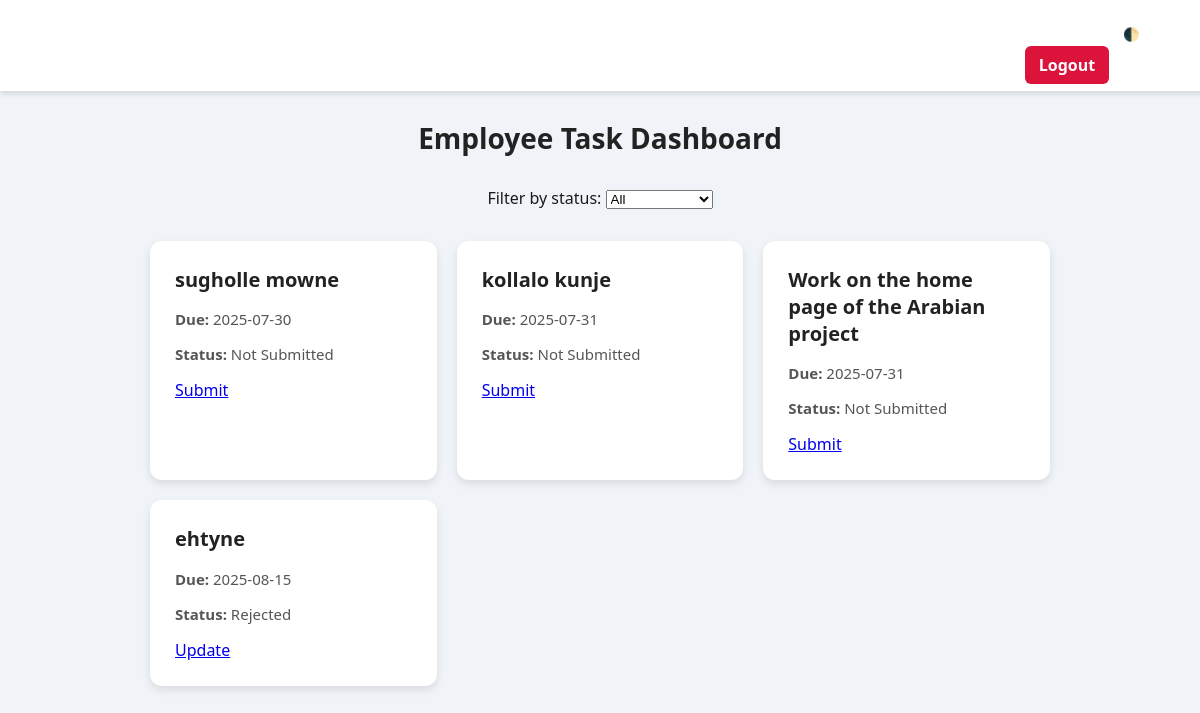
The app's page /employee_tasks.php (signed in) with its own data.
### tables this page shows
CREATE TABLE `tasks` (
  `id` int(11) NOT NULL,
  `title` varchar(200) NOT NULL,
  `description` text NOT NULL,
  `assigned_to` int(11) NOT NULL,
  `due_date` date NOT NULL,
  `created_at` timestamp NOT NULL DEFAULT current_timestamp(),
  `file_path` varchar(255) DEFAULT NULL
);

CREATE TABLE `submissions` (
  `id` int(11) NOT NULL,
  `task_id` int(11) NOT NULL,
  `user_id` int(11) NOT NULL,
  `file_path` varchar(255) NOT NULL,
  `submitted_at` timestamp NOT NULL DEFAULT current_timestamp(),
  `status` enum('pending','accepted','rejected','modify') DEFAULT 'pending',
  `version` int(11) DEFAULT 1,
  `file_type` varchar(20) DEFAULT NULL,
  `file_size` int(11) DEFAULT NULL,
  `comment_text` text DEFAULT NULL,
  `new_due_date` date DEFAULT NULL
);

### employee_tasks.php (the view, shortened to what this page needs)
<?php
require 'db.php';
$user_id = $_SESSION['user_id'];
$filter = $_GET['status'] ?? 'all';
$sql = "
  SELECT t.id, t.title, t.description, t.due_date, t.file_path,
         s.status, s.file_path AS submission_file, s.submitted_at,
         s.comment_text, s.new_due_date
  FROM tasks t
  LEFT JOIN submissions s ON t.id = s.task_id AND s.user_id = ?
  WHERE t.assigned_to = ?
";
$params = [$user_id, $user_id];
$sql .= " ORDER BY t.due_date ASC";
$stmt = $pdo->prepare($sql);
$stmt->execute($params);
$tasks = $stmt->fetchAll();
?>
<!DOCTYPE html>
<html data-theme="light">
<head>
  <link rel="stylesheet" href="style.css">
</head>
<body>
  <div class="navbar">
    <a href="employee_dashboard.php" class="navbar-logo" style="color: white">WorkHub</a>
    <div>
      <button id="theme-toggle">🌓</button>
      <a href="logout.php" class="logout-btn">Logout</a>
    </div>
  </div>
  <div class="admin-dashboard">
    <h1>Employee Task Dashboard</h1>
    <form method="GET" style="margin-bottom: 2em;">
      <label for="status">Filter by status: </label>
      <select name="status" id="status" onchange="this.form.submit()">
        <option value="all" <?= $filter === 'all' ? 'selected' : '' ?>>All</option>
      </select>
    </form>
    <?php if (empty($tasks)): ?>
      <p>No tasks assigned yet.</p>
    <?php else: ?>
      <div class="card-grid">
        <?php foreach ($tasks as $task): ?>
          <div class="admin-card">
            <h2><?= htmlspecialchars($task['title']) ?></h2>
            <p><strong>Due:</strong> <?= htmlspecialchars($task['due_date']) ?></p>
            <p><strong>Status:</strong> <?= isset($task['status']) ? ucfirst($task['status']) : 'Not Submitted' ?></p>
            <?php if (!isset($task['status'])): ?>
              <a href="submit_task.php?task_id=<?= $task['id'] ?>">Submit</a>
            <?php else: ?>
              <a href="submit_task.php?task_id=<?= $task['id'] ?>">Update</a>
            <?php endif; ?>
          </div>
        <?php endforeach; ?>
      </div>
    <?php endif; ?>
  </div>
</body>
</html>

### style.css (style rules this page uses)
:root { --bg-color: #f5f5f5; --card-bg: #ffffff; --text-color: #222; --accent-color: #fca21100; --muted-text: #555; }
body { margin: 0; font-family: sans-serif; background-color: var(--bg-color); color: var(--text-color); }
.navbar { background-color: var(--card-bg); padding: 15px 30px; display: flex; justify-content: space-between; align-items: center; box-shadow: 0 2px 6px rgba(0,0,0,0.15); position: fixed; top: 0; left: 0; width: 100%; z-index: 999; }
.navbar-logo { font-size: 22px; font-weight: bold; color: var(--accent-color); text-decoration: none; }
.logout-btn { color: white; background: crimson; padding: 8px 14px; border-radius: 6px; text-decoration: none; font-weight: bold; transition: 0.2s; margin-right: 60px; }
.admin-dashboard { padding-top: 100px; text-align: center; }
.admin-dashboard h1 { font-size: 28px; margin-bottom: 30px; color: var(--text-color); }
.card-grid { display: grid; grid-template-columns: repeat(auto-fit, minmax(260px, 1fr)); gap: 20px; max-width: 900px; margin: 0 auto; padding: 0 20px; position: relative; }
.admin-card { background: var(--card-bg); padding: 25px; border-radius: 12px; text-align: left; box-shadow: 0 4px 8px rgba(0,0,0,0.1); text-decoration: none; color: var(--text-color); transition: transform 0.3s ease, box-shadow 0.3s ease; }
.admin-card h2 { margin-top: 0; font-size: 20px; }
.admin-card p { font-size: 15px; margin-top: 8px; color: var(--muted-text); }
input, button { width: 100%; margin: 0.5rem 0; padding: 0.5rem; border: none; border-radius: 5px; }
button { background-color: var(--accent-color); color: white; font-weight: bold; cursor: pointer; }
body { margin: 0; font-family: "Segoe UI", sans-serif; background-color: var(--background); color: var(--text); }
button { border: none; padding: 0.5rem 1rem; margin: 0.25rem; border-radius: 8px; cursor: pointer; color: white; font-weight: 500; }
html[data-theme="light"] { --background: #f0f4f8; --text: #1a1a1a; --card-bg: white; --border: #ccc; --accent: #0066cc; }

### records on screen
tasks: title "sugholle mowne", due_date "2025-07-30", shows "Not Submitted"
tasks: title "kollalo kunje", due_date "2025-07-31", shows "Not Submitted"
tasks: title "Work on the home page of the Arabian project", due_date "2025-07-31", shows "Not Submitted"
submissions: task.title "ehtyne", task.due_date "2025-08-15", status "Rejected"
